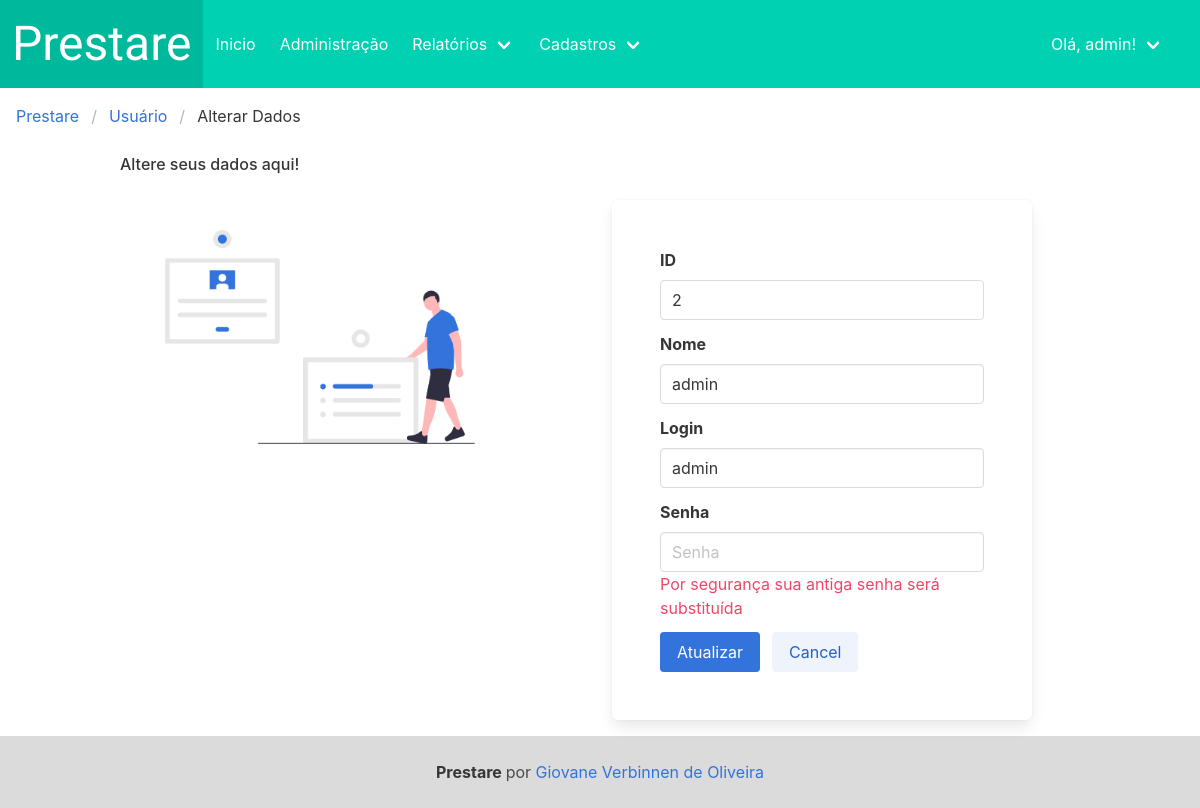
Screenshot of /alteraDadosPessoa.php (signed in) with the database file from the repository.
### tables this page shows
CREATE TABLE `pessoas` (
  `userID` int(11) NOT NULL,
  `userName` varchar(50) NOT NULL,
  `userLogin` varchar(10) NOT NULL,
  `userPassword` varchar(32) NOT NULL,
  `admin` tinyint(1) NOT NULL
);

### alteraDadosPessoa.php (the view, shortened to what this page needs)
<?php
require('cabecalho.php');
?>
<section class="section p-4">
  <nav class="breadcrumb" aria-label="breadcrumbs">
    <ul>
      <li><a href="#">Prestare</a></li>
      <li><a href="#">Usuário</a></li>
      <li class="is-active"><a href="#" aria-current="page">Alterar Dados</a></li>
    </ul>
  </nav>
  <div class="container">
    <h3 class="tabs is-active has-text-dark has-text-weight-medium">
      Altere seus dados aqui!
    </h3>
    <div class="columns">
      <div class="column ">
        <img src="assets/profile.png" alt="img" style="max-width: 400px;">
      </div>
      <div class="column ">
        <form action="updatePessoas.php" method="POST" class="box p-6 mr-6">
          <div class="field">
            <label class="label">ID</label>
            <div class="control">
              <input class="input is-narrow" type="text" name="id" readonly value="<?php
                                                                                    require('conectaBanco.php');
                                                                                    $login = $_SESSION['usuario'];
                                                                                    $sql = "SELECT userID FROM pessoas WHERE userLogin ='$login'";
                                                                                    $resultado = mysqli_query($conexao, $sql) or die("Não foi possível realizar consulta");
                                                                                    $obj = mysqli_fetch_object($resultado);
                                                                                    echo $obj->userID;
                                                                                    ?>">
            </div>
          </div>
          <div class="field">
            <label class="label">Nome</label>
            <div class="control">
              <input class="input" type="text" placeholder="Nome" name="name" value="<?php
                                                                                      require('conectaBanco.php');
                                                                                      $name = $_SESSION['usuario'];
                                                                                      $sql = "SELECT userName FROM pessoas WHERE userLogin ='$name'";
                                                                                      $resultado = mysqli_query($conexao, $sql) or die("Não foi possível realizar consulta");
                                                                                      $obj = mysqli_fetch_object($resultado);
                                                                                      echo $obj->userName;
                                                                                      ?>">
            </div>
          </div>
          <div class="field">
            <label class="label">Login</label>
            <div class="control">
              <input class="input" type="text" placeholder="Login" name="login" value="<?php
                                                                                        require('conectaBanco.php');
                                                                                        $login = $_SESSION['usuario'];
                                                                                        $sql = "SELECT userLogin FROM pessoas WHERE userLogin ='$login'";
                                                                                        $resultado = mysqli_query($conexao, $sql) or die("Não foi possível realizar consulta");
                                                                                        $obj = mysqli_fetch_object($resultado);
                                                                                        echo $obj->userLogin;
                                                                                        ?>">
            </div>
          </div>
          <div class="field">
            <label class="label">Senha</label>
            <div class="control">
              <input class="input" type="password" placeholder="Senha" name="password">
              <p class="caption has-text-danger">Por segurança sua antiga senha será substituída</p>
            </div>
          </div>
          <div class="field is-grouped">
            <div class="control">
              <button class="button is-link" type="submit">Atualizar</button>
            </div>
            <div class="control">
              <button class="button is-link is-light" href="painel.php">Cancel</button>
            </div>
          </div>
        </form>
      </div>
    </div>
</section>
<?php
require('rodape.php');
?>

### rows the page displays
pessoas: id "2", name "admin", login "admin"

### other values shown
$_SESSION['usuario'] "admin"
